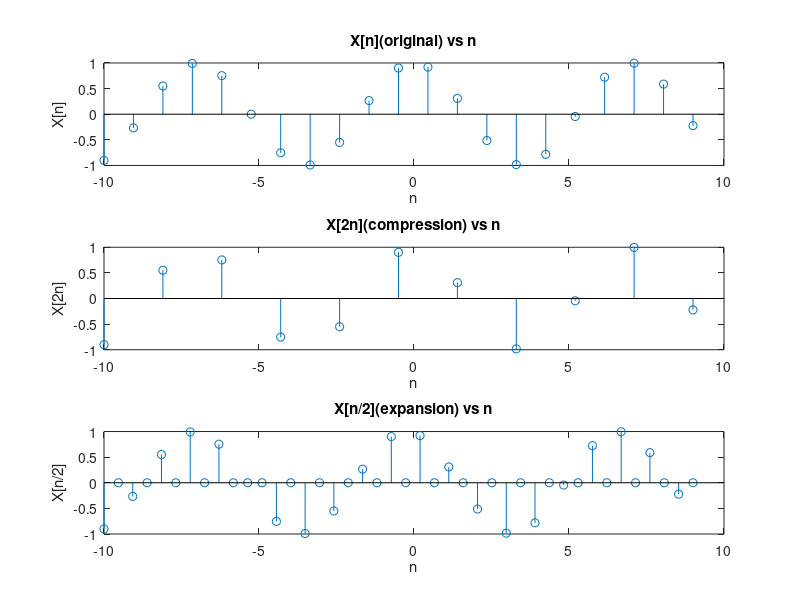

This figure's MATLAB source:
% Clearing everything
clc
clear all
close all

%Defining the function
nvalues=21;
n= linspace(-10,9,nvalues);   %Interval
X=cos(2*pi*n/7); 
subplot(3,1,1)
stem(n,X)
xlabel("n")
ylabel("X[n]")
title("X[n](original) vs n")

%% Compression(Downsampling)
%Iterate over X by step of 2 and take sample with n value 
for i=1:2:size(X,2)
    X_compression((i+1)/2)=X(i);
    n_compression((i+1)/2)=n(i);
end
   
subplot(3,1,2)
stem(n_compression,X_compression)
xlabel("n")
ylabel("X[2n]")
title("X[2n](compression) vs n")

%% Upsample
%Iterate over X and add 0 for each sample
X_expansion=[];
n_expansion= linspace(-10,9,size(n,2)*2);
for i=1:size(X,2)
    X_expansion=[X_expansion X(i) 0];
end
   
subplot(3,1,3)
stem(n_expansion,X_expansion)
xlabel("n")
ylabel("X[n/2]")
title("X[n/2](expansion) vs n")


